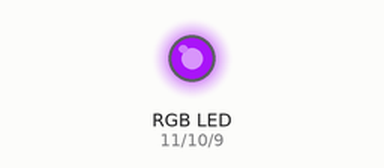
Bench run of a sketch on a simulated Arduino Uno, built with avr-gcc and run on an emulated ATmega328P. On the bench: an RGB LED mixed from three pins (HIGH = lit). Dim RGB values are drawn brighter than linear; random numbers use the default seed unless the sketch sets one.

Above: at 0.1 s.
At 4.6 s:
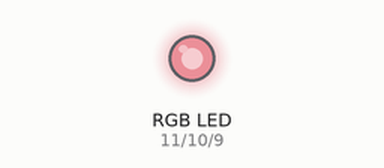
At 9.6 s:
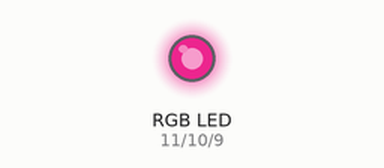
At 19.1 s:
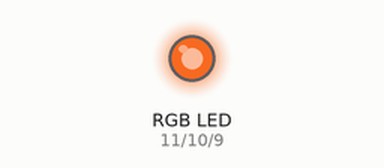
At 28.6 s:
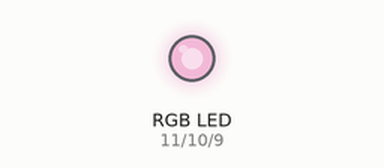
At 39.1 s:
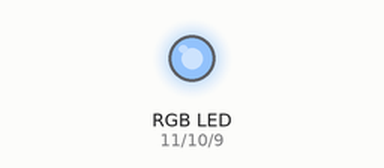
Timing chart, 0 to 40.0 s (numbered marks = the images above):
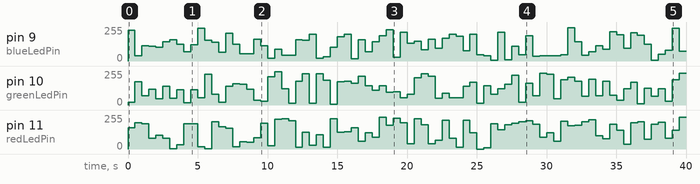

The sketch:

rgb.ino
```cpp
int redLedPin = 11;
int greenLedPin = 10;
int blueLedPin = 9;

void setup() {
  pinMode(redLedPin, OUTPUT);
  pinMode(greenLedPin, OUTPUT);
  pinMode(blueLedPin, OUTPUT);
}

void loop()  {
  analogWrite(blueLedPin, random(0, 255));
  analogWrite(greenLedPin, random(0,255));
  analogWrite(redLedPin, random(0, 255));

  delay(500);
}
```

Measured:
- by itself, pin 9 (blueLedPin): 0/255 → 232/255 at 0.00 s, → 38/255 0.50 s later, → 114/255 0.50 s later, → 109/255 0.50 s later, … (80 changes in this stretch)
- by itself, pin 11 (redLedPin): 0/255 → 158/255 at 0.00 s, → 197/255 0.50 s later, → 188/255 0.50 s later, → 80/255 0.50 s later, … (80 changes in this stretch)
